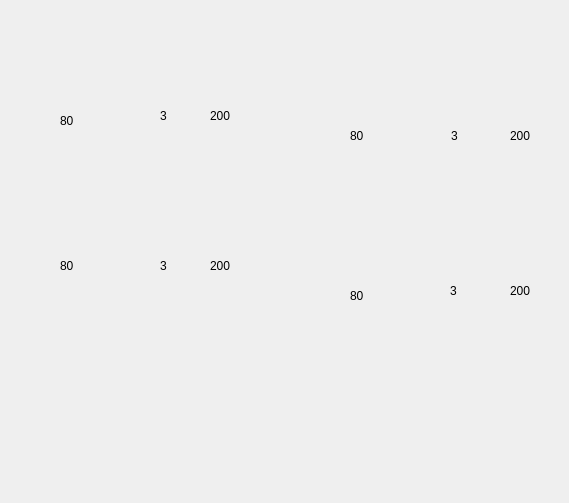
<?xml version="1.0" encoding="UTF-8"?>
<ui version="4.0">
 <class>cambio</class>
 <widget class="QDialog" name="cambio">
  <property name="geometry">
   <rect>
    <x>0</x>
    <y>0</y>
    <width>569</width>
    <height>503</height>
   </rect>
  </property>
  <property name="windowTitle">
   <string>Dialog</string>
  </property>
  <widget class="QLabel" name="fondo">
   <property name="geometry">
    <rect>
     <x>0</x>
     <y>0</y>
     <width>571</width>
     <height>501</height>
    </rect>
   </property>
   <property name="styleSheet">
    <string notr="true">border-image: url(:/Cambio/res/fondocambiopok.png);</string>
   </property>
   <property name="text">
    <string/>
   </property>
  </widget>
  <widget class="QLabel" name="pok3">
   <property name="geometry">
    <rect>
     <x>-10</x>
     <y>150</y>
     <width>301</width>
     <height>151</height>
    </rect>
   </property>
   <property name="styleSheet">
    <string notr="true">border-image: url(:/Cambio/res/poknoselec.png);
background: transparent;</string>
   </property>
   <property name="text">
    <string/>
   </property>
  </widget>
  <widget class="QLabel" name="pok2">
   <property name="geometry">
    <rect>
     <x>274</x>
     <y>15</y>
     <width>311</width>
     <height>161</height>
    </rect>
   </property>
   <property name="styleSheet">
    <string notr="true">border-image: url(:/Cambio/res/poknoselec.png);
background: transparent;</string>
   </property>
   <property name="text">
    <string/>
   </property>
  </widget>
  <widget class="QLabel" name="pok1">
   <property name="geometry">
    <rect>
     <x>-10</x>
     <y>-10</y>
     <width>301</width>
     <height>171</height>
    </rect>
   </property>
   <property name="styleSheet">
    <string notr="true">background: transparent;
border-image: url(:/Cambio/res/poknoselec.png);
</string>
   </property>
   <property name="text">
    <string/>
   </property>
  </widget>
  <widget class="QLabel" name="min1">
   <property name="geometry">
    <rect>
     <x>30</x>
     <y>50</y>
     <width>61</width>
     <height>41</height>
    </rect>
   </property>
   <property name="styleSheet">
    <string notr="true">background: transparent;

border-image: url(:/pokAvatar/res/vs.png);</string>
   </property>
   <property name="text">
    <string/>
   </property>
  </widget>
  <widget class="QLabel" name="min2">
   <property name="geometry">
    <rect>
     <x>310</x>
     <y>70</y>
     <width>61</width>
     <height>41</height>
    </rect>
   </property>
   <property name="styleSheet">
    <string notr="true">background: transparent;

border-image: url(:/pokAvatar/res/vs.png);</string>
   </property>
   <property name="text">
    <string/>
   </property>
  </widget>
  <widget class="QLabel" name="min3">
   <property name="geometry">
    <rect>
     <x>30</x>
     <y>200</y>
     <width>61</width>
     <height>41</height>
    </rect>
   </property>
   <property name="styleSheet">
    <string notr="true">background: transparent;

border-image: url(:/pokAvatar/res/vs.png);</string>
   </property>
   <property name="text">
    <string/>
   </property>
  </widget>
  <widget class="QLabel" name="est1">
   <property name="geometry">
    <rect>
     <x>190</x>
     <y>30</y>
     <width>71</width>
     <height>31</height>
    </rect>
   </property>
   <property name="styleSheet">
    <string notr="true">background: transparent;

border-image: url(:/estados/res/congelado.png);</string>
   </property>
   <property name="text">
    <string/>
   </property>
  </widget>
  <widget class="QLabel" name="est2">
   <property name="geometry">
    <rect>
     <x>480</x>
     <y>50</y>
     <width>71</width>
     <height>31</height>
    </rect>
   </property>
   <property name="styleSheet">
    <string notr="true">background: transparent;

border-image: url(:/estados/res/congelado.png);</string>
   </property>
   <property name="text">
    <string/>
   </property>
  </widget>
  <widget class="QLabel" name="est3">
   <property name="geometry">
    <rect>
     <x>200</x>
     <y>180</y>
     <width>71</width>
     <height>31</height>
    </rect>
   </property>
   <property name="styleSheet">
    <string notr="true">background: transparent;

border-image: url(:/estados/res/congelado.png);</string>
   </property>
   <property name="text">
    <string/>
   </property>
  </widget>
  <widget class="QLabel" name="v1">
   <property name="geometry">
    <rect>
     <x>210</x>
     <y>100</y>
     <width>31</width>
     <height>31</height>
    </rect>
   </property>
   <property name="styleSheet">
    <string notr="true">background: transparent;</string>
   </property>
   <property name="text">
    <string>200</string>
   </property>
  </widget>
  <widget class="QLabel" name="v11">
   <property name="geometry">
    <rect>
     <x>160</x>
     <y>100</y>
     <width>16</width>
     <height>31</height>
    </rect>
   </property>
   <property name="styleSheet">
    <string notr="true">background: transparent;</string>
   </property>
   <property name="text">
    <string>3</string>
   </property>
  </widget>
  <widget class="QLabel" name="v2">
   <property name="geometry">
    <rect>
     <x>510</x>
     <y>120</y>
     <width>31</width>
     <height>31</height>
    </rect>
   </property>
   <property name="styleSheet">
    <string notr="true">background: transparent;</string>
   </property>
   <property name="text">
    <string>200</string>
   </property>
  </widget>
  <widget class="QLabel" name="v22">
   <property name="geometry">
    <rect>
     <x>451</x>
     <y>120</y>
     <width>20</width>
     <height>31</height>
    </rect>
   </property>
   <property name="styleSheet">
    <string notr="true">background: transparent;</string>
   </property>
   <property name="text">
    <string>3</string>
   </property>
  </widget>
  <widget class="QLabel" name="v3">
   <property name="geometry">
    <rect>
     <x>210</x>
     <y>250</y>
     <width>31</width>
     <height>31</height>
    </rect>
   </property>
   <property name="styleSheet">
    <string notr="true">background: transparent;</string>
   </property>
   <property name="text">
    <string>200</string>
   </property>
  </widget>
  <widget class="QLabel" name="v33">
   <property name="geometry">
    <rect>
     <x>160</x>
     <y>250</y>
     <width>21</width>
     <height>31</height>
    </rect>
   </property>
   <property name="styleSheet">
    <string notr="true">background: transparent;</string>
   </property>
   <property name="text">
    <string>3</string>
   </property>
  </widget>
  <widget class="QLabel" name="pok44">
   <property name="geometry">
    <rect>
     <x>280</x>
     <y>170</y>
     <width>301</width>
     <height>161</height>
    </rect>
   </property>
   <property name="styleSheet">
    <string notr="true">border-image: url(:/Cambio/res/poknoselec.png);
background: transparent;</string>
   </property>
   <property name="text">
    <string/>
   </property>
  </widget>
  <widget class="QLabel" name="n1">
   <property name="geometry">
    <rect>
     <x>60</x>
     <y>110</y>
     <width>21</width>
     <height>21</height>
    </rect>
   </property>
   <property name="styleSheet">
    <string notr="true">background: transparent;</string>
   </property>
   <property name="text">
    <string>80</string>
   </property>
  </widget>
  <widget class="QLabel" name="n2">
   <property name="geometry">
    <rect>
     <x>350</x>
     <y>120</y>
     <width>31</width>
     <height>31</height>
    </rect>
   </property>
   <property name="styleSheet">
    <string notr="true">background: transparent;</string>
   </property>
   <property name="text">
    <string>80</string>
   </property>
  </widget>
  <widget class="QLabel" name="n3">
   <property name="geometry">
    <rect>
     <x>60</x>
     <y>250</y>
     <width>31</width>
     <height>31</height>
    </rect>
   </property>
   <property name="styleSheet">
    <string notr="true">background: transparent;</string>
   </property>
   <property name="text">
    <string>80</string>
   </property>
  </widget>
  <widget class="QLabel" name="n4">
   <property name="geometry">
    <rect>
     <x>350</x>
     <y>280</y>
     <width>31</width>
     <height>31</height>
    </rect>
   </property>
   <property name="styleSheet">
    <string notr="true">background: transparent;</string>
   </property>
   <property name="text">
    <string>80</string>
   </property>
  </widget>
  <widget class="QLabel" name="v4">
   <property name="geometry">
    <rect>
     <x>510</x>
     <y>270</y>
     <width>21</width>
     <height>41</height>
    </rect>
   </property>
   <property name="text">
    <string>200</string>
   </property>
  </widget>
  <widget class="QLabel" name="est4">
   <property name="geometry">
    <rect>
     <x>484</x>
     <y>200</y>
     <width>71</width>
     <height>31</height>
    </rect>
   </property>
   <property name="styleSheet">
    <string notr="true">background: transparent;

border-image: url(:/estados/res/congelado.png);</string>
   </property>
   <property name="text">
    <string/>
   </property>
  </widget>
  <widget class="QLabel" name="v44">
   <property name="geometry">
    <rect>
     <x>450</x>
     <y>280</y>
     <width>20</width>
     <height>21</height>
    </rect>
   </property>
   <property name="styleSheet">
    <string notr="true">background: transparent;</string>
   </property>
   <property name="text">
    <string>3</string>
   </property>
  </widget>
  <widget class="QLabel" name="vida1">
   <property name="geometry">
    <rect>
     <x>140</x>
     <y>70</y>
     <width>101</width>
     <height>31</height>
    </rect>
   </property>
   <property name="styleSheet">
    <string notr="true">background: transparent;</string>
   </property>
   <property name="text">
    <string/>
   </property>
  </widget>
  <widget class="QLabel" name="vida2">
   <property name="geometry">
    <rect>
     <x>430</x>
     <y>80</y>
     <width>101</width>
     <height>31</height>
    </rect>
   </property>
   <property name="styleSheet">
    <string notr="true">background: transparent;</string>
   </property>
   <property name="text">
    <string/>
   </property>
  </widget>
  <widget class="QLabel" name="vida3">
   <property name="geometry">
    <rect>
     <x>140</x>
     <y>220</y>
     <width>101</width>
     <height>31</height>
    </rect>
   </property>
   <property name="styleSheet">
    <string notr="true">background: transparent;</string>
   </property>
   <property name="text">
    <string/>
   </property>
  </widget>
  <widget class="QLabel" name="vida4">
   <property name="geometry">
    <rect>
     <x>440</x>
     <y>240</y>
     <width>101</width>
     <height>31</height>
    </rect>
   </property>
   <property name="styleSheet">
    <string notr="true">background: transparent;</string>
   </property>
   <property name="text">
    <string/>
   </property>
  </widget>
  <widget class="QLabel" name="min4">
   <property name="geometry">
    <rect>
     <x>320</x>
     <y>230</y>
     <width>61</width>
     <height>41</height>
    </rect>
   </property>
   <property name="styleSheet">
    <string notr="true">background: transparent;

border-image: url(:/pokAvatar/res/vs.png);</string>
   </property>
   <property name="text">
    <string/>
   </property>
  </widget>
 </widget>
 <resources/>
 <connections/>
</ui>
